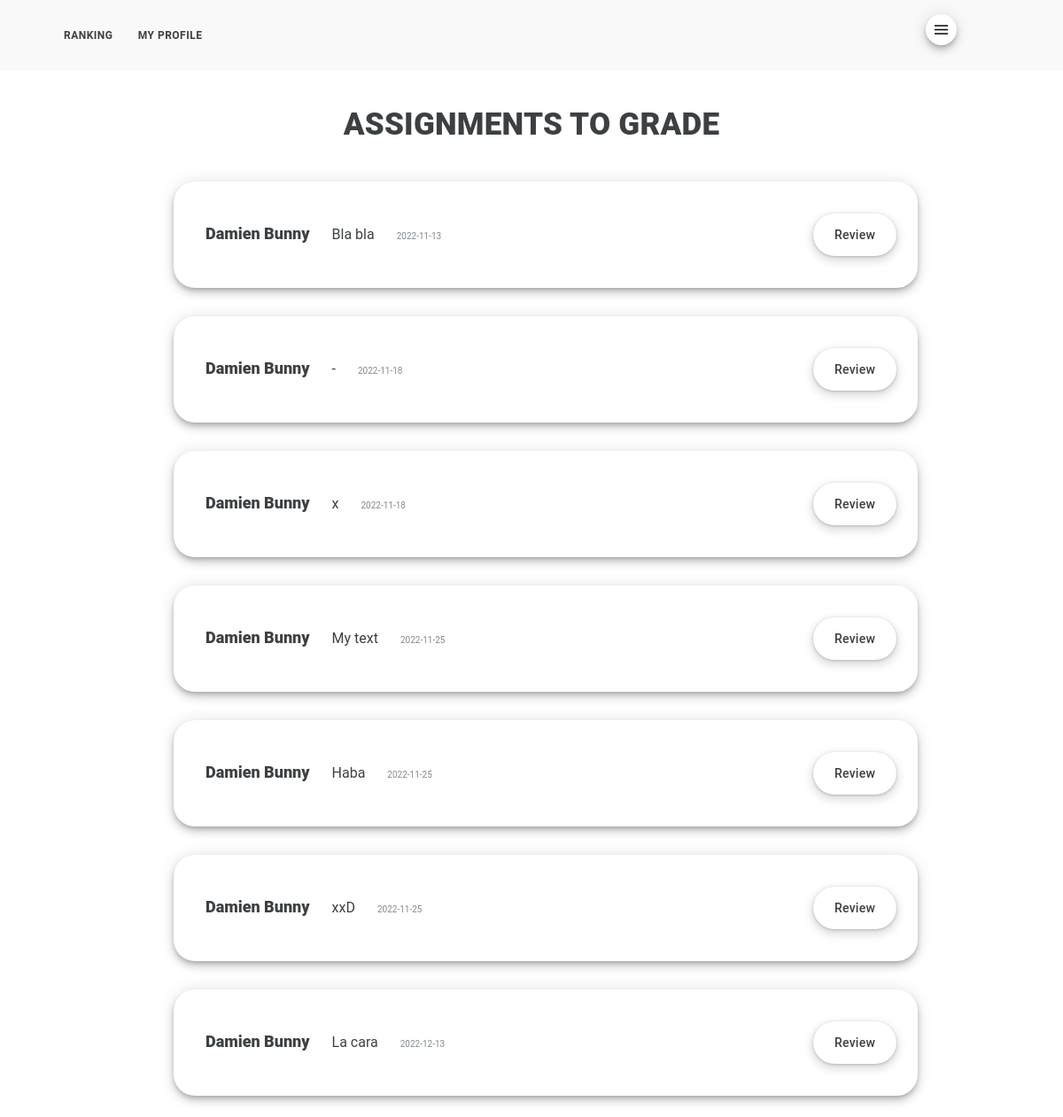
/list_of_assignments_to_grade.html (signed in), run on an earlier commit of the app's database.
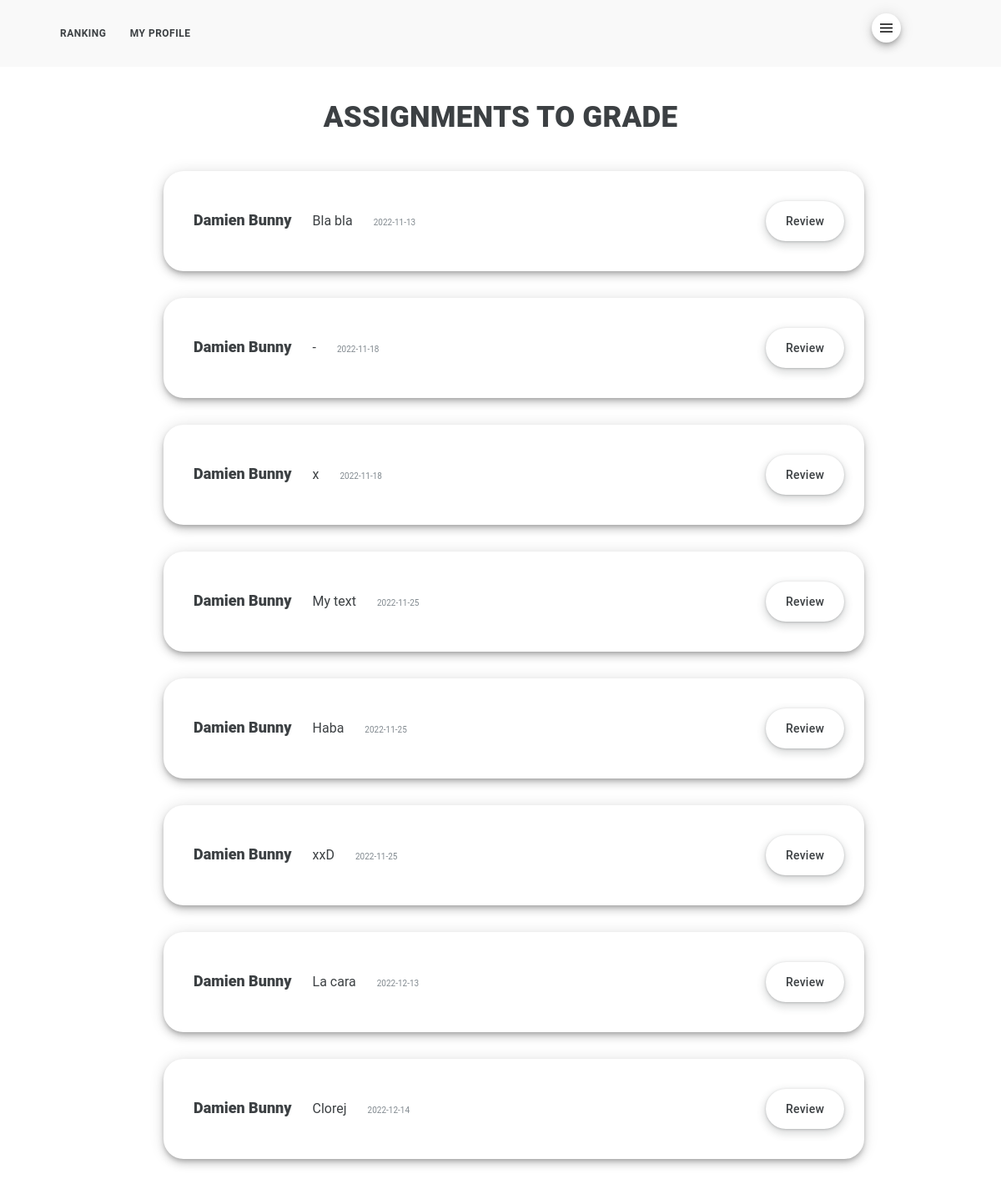
And on a later commit of the database.
### nieszkolni_app/models.py (models this page shows)
class Submission(models.Model):
    unique_id = models.AutoField(primary_key=True)
    stamp = models.IntegerField()
    date_number = models.IntegerField()
    date = models.CharField(max_length=200, default="")
    item = models.IntegerField()
    name = models.CharField(max_length=200, default="")
    assignment_type = models.CharField(max_length=200, default="")
    title = models.CharField(max_length=200, default="")
    content = models.TextField(default="")
    wordcount = models.IntegerField()
    status = models.CharField(max_length=200, default="submitted")
    reviewed_content = models.TextField(default="")
    flagged_content = models.TextField(default="")
    analysis = models.TextField(default="")
    minor_errors = models.IntegerField(default=0)
    major_errors = models.IntegerField(default=0)
    reviewing_user = models.CharField(max_length=200, default="")
    revision_date = models.IntegerField(default=0)
    conditions = models.TextField(default="")
    comment = models.TextField(default="")
    grade = models.CharField(max_length=200, default="")
    content_file = models.FileField(upload_to="static/files" ,null=True)

### nieszkolni_app/views.py (the view, shortened to what this page needs)
# urls.py: path('list_of_assignments_to_grade.html', views.list_of_assignments_to_grade, name="list_of_assignments_to_grade"),
@staff_member_required
def list_of_assignments_to_grade(request):
    if request.user.is_authenticated:
        first_name = request.user.first_name
        last_name = request.user.last_name
        current_user = first_name + " " + last_name
        essays = SubmissionManager().assignments_to_grade()
        return render(request, "list_of_assignments_to_grade.html", {
            "essays": essays
            })

### nieszkolni_folder/audit_manager.py (called while the page is built)
    def check_if_clocked_in(self, clocking_user):
        with connection.cursor() as cursor:
            cursor.execute(f'''
                SELECT clock_out
                FROM nieszkolni_app_audit
                WHERE clocking_user = '{clocking_user}'
                AND entry_type = 'automatic'
                AND status = 'started'
                ORDER BY stamp DESC
                LIMIT 1
                ''')
            response = cursor.fetchone()
            if response is not None:
                if response[0] == 0:
                    status = True
                else:
                    status = False
            else:
                status = False
            return status

### nieszkolni_folder/submission_manager.py (called while the page is built)
    def assignments_to_grade(self):
        with connection.cursor() as cursor:
            cursor.execute(f'''
                SELECT date, name, title, reviewed_content, unique_id
                FROM nieszkolni_app_submission
                WHERE (status = 'submitted'
                OR status = '')
                AND (assignment_type = 'essay'
                OR assignment_type = 'assignment')
                ''')
            essays = cursor.fetchall()
            return essays

### nieszkolni_app/templates/list_of_assignments_to_grade.html (shortened to what this page needs)
{% extends 'base.html' %}
{% block 'content' %}
<h1>ASSIGNMENTS TO GRADE</h1>
<div class="list_container">
	<ul class="list">
		{% for essay in essays %}
			<form action="{% url 'list_of_assignments_to_grade' %}" method="POST">
				<li class="list_item">
					<div class="list_content">{{ essay.1 }}</div>
					<div class="list_content_inside">{{ essay.2 }}</div>
					<div class="list_content_small">{{ essay.0 }}</div>
					<div class="list_button">
						<button type="submit" class="button_main" name="revision_action" value="grade_assignment">Review</button>
					</div>
				</li>
			</form>
		{% endfor %}
	</ul>
</div>
{% endblock %}

What changed in the data, as far as the page shows it:
added Submission: name "Damien Bunny", title "Clorej", date "2022-12-14"
